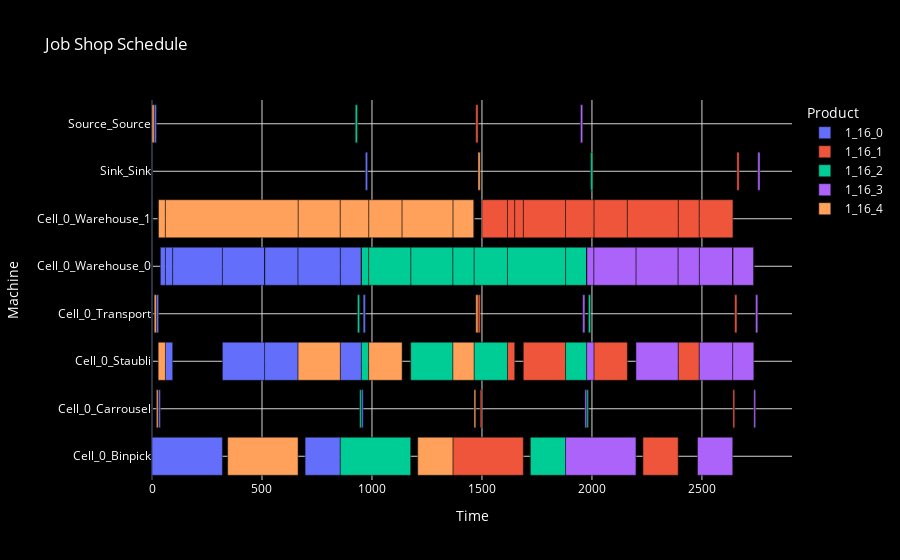

The code cell stored with this chart in its notebook:
### Markdown cell above
### The operations that a cell can perform are as follows:

- **Transport**: Transfers products from the Source (entry point) to the cell's carousel, or from the carousel to the Sink (exit point).
- **Carousel**: Moves the product from the cell’s transport system to its internal warehouse.
- **Warehouse**: Acts as a storage area within the hexagon where assembly operations are carried out.
- **Staubli**: A robotic arm responsible for assembly tasks such as attaching a motor cover or vacuum gripper.
- **Binpick**: Picks required components from a bin, which are essential for specific Staubli operations.

### Code cell
jobs = model_ilp.get_jobs()
info = model_ilp.get_info()
start, duration = model_ilp.get_dv()
to_show =  []
dict_job_start = {}

for index in range(len(start)):
    dict_job_start[index] = start[index].value()

for job,job_info in jobs.items():
    subject = info[job_info['__id__']][0]
    start_job = start[subject].value()
    end_job = start[subject].value() + duration[subject].value()
    resource = info[job_info['__id__']][1]
    product = info[job_info['__id__']][2]
    job_name = info[job_info['__id__']][4]
    to_show.append(dict(Task = f'Task {subject}', Start= start_job,End = end_job, Resource = resource, Product = product, Name=job_name))

# Convert the tasks to a DataFrame for easier manipulation
df = pd.DataFrame(to_show)

# Calculate the duration of each task
df['Duration'] = df['End'] - df['Start']

# Use px.bar to create the Gantt chart with item-based colors
fig = px.bar(df, x='Duration', y='Resource', color='Product', orientation='h',
             hover_data=['Start', 'End', 'Task','Name'], base='Start', title="Job Shop Schedule")

# Update the layout to set the background to black and adjust text/grid colors for visibility
fig.update_layout(
    plot_bgcolor='black',  # Set background color of the plot to black
    paper_bgcolor='black',  # Set the overall figure background to black
    xaxis=dict(showgrid=True, gridcolor='lightgray', title="Time", color='white'),  # Set grid lines and label color to light for visibility
    yaxis=dict(showgrid=True, gridcolor='lightgray', title="Machine", color='white', categoryorder='category ascending'),  # Set grid and label color
    font=dict(color='white'),  # Set general font color to white for readability
    title_font=dict(color='white')  # Ensure the title font is also visible
)

fig.show()

### Figure 1 — Plotly figure (JSON) as saved in the notebook; plotly's stock layout.template omitted (floating-point values rounded to 4 significant figures)
{"data": [{"alignmentgroup": "True", "base": [10, 20, 30, 61, 0, 320, 512, 696, 856, 952, 960, 970, 61, 38, 320, 94, 512, 512, 856, 664, 952], "customdata": [[20, "Task 0", "1_16_0_0"], [30, "Task 1", "1_16_0_1"], [38, "Task 2", "1_16_0_2"], [94, "Task 3", "1_16_0_3"], [320, "Task 4", "1_16_0_4"], [512, "Task 5", "1_16_0_5"], [664, "Task 6", "1_16_0_6"], [856, "Task 7", "1_16_0_7"], [952, "Task 8", "1_16_0_8"], [960, "Task 9", "1_16_0_9"], [970, "Task 10", "1_16_0_10"], [980, "Task 11", "1_16_0_11"], [94, "Task 12", "warehouse_for_1_16_0_3"], [61, "Task 13", "filler_between_1_16_0_2_and_warehouse_for_1_16_0_3"], [512, "Task 14", "warehouse_for_1_16_0_5"], [320, "Task 15", "filler_between_warehouse_for_1_16_0_3_and_warehouse_for_1_16_0_5"], [664, "Task 16", "warehouse_for_1_16_0_6"], [512, "Task 17", "filler_between_warehouse_for_1_16_0_5_and_warehouse_for_1_16_0_6"], [952, "Task 18", "warehouse_for_1_16_0_8"], [856, "Task 19", "filler_between_warehouse_for_1_16_0_6_and_warehouse_for_1_16_0_8"], [952, "Task 20", "filler_between_warehouse_for_1_16_0_8_and_1_16_0_9"]], "hovertemplate": "Product=1_16_0<br>Start=%{base}<br>Duration=%{x}<br>Resource=%{y}<br>End=%{customdata[0]}<br>Task=%{customdata[1]}<br>Name=%{customdata[2]}<extra></extra>", "legendgroup": "1_16_0", "marker": {"color": "#636efa", "pattern": {"shape": ""}}, "name": "1_16_0", "offsetgroup": "1_16_0", "orientation": "h", "showlegend": true, "textposition": "auto", "x": [10, 10, 8, 33, 320, 192, 152, 160, 96, 8, 10, 10, 33, 23, 192, 226, 152, 0, 96, 192, 0], "xaxis": "x", "y": ["Source_Source", "Cell_0_Transport", "Cell_0_Carrousel", "Cell_0_Staubli", "Cell_0_Binpick", "Cell_0_Staubli", "Cell_0_Staubli", "Cell_0_Binpick", "Cell_0_Staubli", "Cell_0_Carrousel", "Cell_0_Transport", "Sink_Sink", "Cell_0_Warehouse_0", "Cell_0_Warehouse_0", "Cell_0_Warehouse_0", "Cell_0_Warehouse_0", "Cell_0_Warehouse_0", "Cell_0_Warehouse_0", "Cell_0_Warehouse_0", "Cell_0_Warehouse_0", "Cell_0_Warehouse_0"], "yaxis": "y", "type": "bar"}, {"alignmentgroup": "True", "base": [1472, 1482, 1492, 1616, 1368, 1688, 2009, 2232, 2392, 2641, 2649, 2659, 1616, 1500, 1688, 1649, 2009, 1880, 2392, 2161, 2488], "customdata": [[1482, "Task 21", "1_16_1_0"], [1492, "Task 22", "1_16_1_1"], [1500, "Task 23", "1_16_1_2"], [1649, "Task 24", "1_16_1_3"], [1688, "Task 25", "1_16_1_4"], [1880, "Task 26", "1_16_1_5"], [2161, "Task 27", "1_16_1_6"], [2392, "Task 28", "1_16_1_7"], [2488, "Task 29", "1_16_1_8"], [2649, "Task 30", "1_16_1_9"], [2659, "Task 31", "1_16_1_10"], [2669, "Task 32", "1_16_1_11"], [1649, "Task 33", "warehouse_for_1_16_1_3"], [1616, "Task 34", "filler_between_1_16_1_2_and_warehouse_for_1_16_1_3"], [1880, "Task 35", "warehouse_for_1_16_1_5"], [1688, "Task 36", "filler_between_warehouse_for_1_16_1_3_and_warehouse_for_1_16_1_5"], [2161, "Task 37", "warehouse_for_1_16_1_6"], [2009, "Task 38", "filler_between_warehouse_for_1_16_1_5_and_warehouse_for_1_16_1_6"], [2488, "Task 39", "warehouse_for_1_16_1_8"], [2392, "Task 40", "filler_between_warehouse_for_1_16_1_6_and_warehouse_for_1_16_1_8"], [2641, "Task 41", "filler_between_warehouse_for_1_16_1_8_and_1_16_1_9"]], "hovertemplate": "Product=1_16_1<br>Start=%{base}<br>Duration=%{x}<br>Resource=%{y}<br>End=%{customdata[0]}<br>Task=%{customdata[1]}<br>Name=%{customdata[2]}<extra></extra>", "legendgroup": "1_16_1", "marker": {"color": "#EF553B", "pattern": {"shape": ""}}, "name": "1_16_1", "offsetgroup": "1_16_1", "orientation": "h", "showlegend": true, "textposition": "auto", "x": [10, 10, 8, 33, 320, 192, 152, 160, 96, 8, 10, 10, 33, 116, 192, 39, 152, 129, 96, 231, 153], "xaxis": "x", "y": ["Source_Source", "Cell_0_Transport", "Cell_0_Carrousel", "Cell_0_Staubli", "Cell_0_Binpick", "Cell_0_Staubli", "Cell_0_Staubli", "Cell_0_Binpick", "Cell_0_Staubli", "Cell_0_Carrousel", "Cell_0_Transport", "Sink_Sink", "Cell_0_Warehouse_1", "Cell_0_Warehouse_1", "Cell_0_Warehouse_1", "Cell_0_Warehouse_1", "Cell_0_Warehouse_1", "Cell_0_Warehouse_1", "Cell_0_Warehouse_1", "Cell_0_Warehouse_1", "Cell_0_Warehouse_1"], "yaxis": "y", "type": "bar"}, {"alignmentgroup": "True", "base": [924, 934, 944, 952, 856, 1176, 1464, 1720, 1880, 1976, 1984, 1994, 952, 952, 1176, 985, 1464, 1368, 1880, 1616, 1976], "customdata": [[934, "Task 42", "1_16_2_0"], [944, "Task 43", "1_16_2_1"], [952, "Task 44", "1_16_2_2"], [985, "Task 45", "1_16_2_3"], [1176, "Task 46", "1_16_2_4"], [1368, "Task 47", "1_16_2_5"], [1616, "Task 48", "1_16_2_6"], [1880, "Task 49", "1_16_2_7"], [1976, "Task 50", "1_16_2_8"], [1984, "Task 51", "1_16_2_9"], [1994, "Task 52", "1_16_2_10"], [2004, "Task 53", "1_16_2_11"], [985, "Task 54", "warehouse_for_1_16_2_3"], [952, "Task 55", "filler_between_1_16_2_2_and_warehouse_for_1_16_2_3"], [1368, "Task 56", "warehouse_for_1_16_2_5"], [1176, "Task 57", "filler_between_warehouse_for_1_16_2_3_and_warehouse_for_1_16_2_5"], [1616, "Task 58", "warehouse_for_1_16_2_6"], [1464, "Task 59", "filler_between_warehouse_for_1_16_2_5_and_warehouse_for_1_16_2_6"], [1976, "Task 60", "warehouse_for_1_16_2_8"], [1880, "Task 61", "filler_between_warehouse_for_1_16_2_6_and_warehouse_for_1_16_2_8"], [1976, "Task 62", "filler_between_warehouse_for_1_16_2_8_and_1_16_2_9"]], "hovertemplate": "Product=1_16_2<br>Start=%{base}<br>Duration=%{x}<br>Resource=%{y}<br>End=%{customdata[0]}<br>Task=%{customdata[1]}<br>Name=%{customdata[2]}<extra></extra>", "legendgroup": "1_16_2", "marker": {"color": "#00cc96", "pattern": {"shape": ""}}, "name": "1_16_2", "offsetgroup": "1_16_2", "orientation": "h", "showlegend": true, "textposition": "auto", "x": [10, 10, 8, 33, 320, 192, 152, 160, 96, 8, 10, 10, 33, 0, 192, 191, 152, 96, 96, 264, 0], "xaxis": "x", "y": ["Source_Source", "Cell_0_Transport", "Cell_0_Carrousel", "Cell_0_Staubli", "Cell_0_Binpick", "Cell_0_Staubli", "Cell_0_Staubli", "Cell_0_Binpick", "Cell_0_Staubli", "Cell_0_Carrousel", "Cell_0_Transport", "Sink_Sink", "Cell_0_Warehouse_0", "Cell_0_Warehouse_0", "Cell_0_Warehouse_0", "Cell_0_Warehouse_0", "Cell_0_Warehouse_0", "Cell_0_Warehouse_0", "Cell_0_Warehouse_0", "Cell_0_Warehouse_0", "Cell_0_Warehouse_0"], "yaxis": "y", "type": "bar"}, {"alignmentgroup": "True", "base": [1948, 1958, 1968, 1976, 1880, 2200, 2488, 2480, 2640, 2736, 2744, 2754, 1976, 1976, 2200, 2009, 2488, 2392, 2640, 2640, 2736], "customdata": [[1958, "Task 63", "1_16_3_0"], [1968, "Task 64", "1_16_3_1"], [1976, "Task 65", "1_16_3_2"], [2009, "Task 66", "1_16_3_3"], [2200, "Task 67", "1_16_3_4"], [2392, "Task 68", "1_16_3_5"], [2640, "Task 69", "1_16_3_6"], [2640, "Task 70", "1_16_3_7"], [2736, "Task 71", "1_16_3_8"], [2744, "Task 72", "1_16_3_9"], [2754, "Task 73", "1_16_3_10"], [2764, "Task 74", "1_16_3_11"], [2009, "Task 75", "warehouse_for_1_16_3_3"], [1976, "Task 76", "filler_between_1_16_3_2_and_warehouse_for_1_16_3_3"], [2392, "Task 77", "warehouse_for_1_16_3_5"], [2200, "Task 78", "filler_between_warehouse_for_1_16_3_3_and_warehouse_for_1_16_3_5"], [2640, "Task 79", "warehouse_for_1_16_3_6"], [2488, "Task 80", "filler_between_warehouse_for_1_16_3_5_and_warehouse_for_1_16_3_6"], [2736, "Task 81", "warehouse_for_1_16_3_8"], [2640, "Task 82", "filler_between_warehouse_for_1_16_3_6_and_warehouse_for_1_16_3_8"], [2736, "Task 83", "filler_between_warehouse_for_1_16_3_8_and_1_16_3_9"]], "hovertemplate": "Product=1_16_3<br>Start=%{base}<br>Duration=%{x}<br>Resource=%{y}<br>End=%{customdata[0]}<br>Task=%{customdata[1]}<br>Name=%{customdata[2]}<extra></extra>", "legendgroup": "1_16_3", "marker": {"color": "#ab63fa", "pattern": {"shape": ""}}, "name": "1_16_3", "offsetgroup": "1_16_3", "orientation": "h", "showlegend": true, "textposition": "auto", "x": [10, 10, 8, 33, 320, 192, 152, 160, 96, 8, 10, 10, 33, 0, 192, 191, 152, 96, 96, 0, 0], "xaxis": "x", "y": ["Source_Source", "Cell_0_Transport", "Cell_0_Carrousel", "Cell_0_Staubli", "Cell_0_Binpick", "Cell_0_Staubli", "Cell_0_Staubli", "Cell_0_Binpick", "Cell_0_Staubli", "Cell_0_Carrousel", "Cell_0_Transport", "Sink_Sink", "Cell_0_Warehouse_0", "Cell_0_Warehouse_0", "Cell_0_Warehouse_0", "Cell_0_Warehouse_0", "Cell_0_Warehouse_0", "Cell_0_Warehouse_0", "Cell_0_Warehouse_0", "Cell_0_Warehouse_0", "Cell_0_Warehouse_0"], "yaxis": "y", "type": "bar"}, {"alignmentgroup": "True", "base": [0, 10, 20, 28, 344, 664, 985, 1208, 1368, 1464, 1472, 1482, 28, 28, 664, 61, 985, 856, 1368, 1137, 1464], "customdata": [[10, "Task 84", "1_16_4_0"], [20, "Task 85", "1_16_4_1"], [28, "Task 86", "1_16_4_2"], [61, "Task 87", "1_16_4_3"], [664, "Task 88", "1_16_4_4"], [856, "Task 89", "1_16_4_5"], [1137, "Task 90", "1_16_4_6"], [1368, "Task 91", "1_16_4_7"], [1464, "Task 92", "1_16_4_8"], [1472, "Task 93", "1_16_4_9"], [1482, "Task 94", "1_16_4_10"], [1492, "Task 95", "1_16_4_11"], [61, "Task 96", "warehouse_for_1_16_4_3"], [28, "Task 97", "filler_between_1_16_4_2_and_warehouse_for_1_16_4_3"], [856, "Task 98", "warehouse_for_1_16_4_5"], [664, "Task 99", "filler_between_warehouse_for_1_16_4_3_and_warehouse_for_1_16_4_5"], [1137, "Task 100", "warehouse_for_1_16_4_6"], [985, "Task 101", "filler_between_warehouse_for_1_16_4_5_and_warehouse_for_1_16_4_6"], [1464, "Task 102", "warehouse_for_1_16_4_8"], [1368, "Task 103", "filler_between_warehouse_for_1_16_4_6_and_warehouse_for_1_16_4_8"], [1464, "Task 104", "filler_between_warehouse_for_1_16_4_8_and_1_16_4_9"]], "hovertemplate": "Product=1_16_4<br>Start=%{base}<br>Duration=%{x}<br>Resource=%{y}<br>End=%{customdata[0]}<br>Task=%{customdata[1]}<br>Name=%{customdata[2]}<extra></extra>", "legendgroup": "1_16_4", "marker": {"color": "#FFA15A", "pattern": {"shape": ""}}, "name": "1_16_4", "offsetgroup": "1_16_4", "orientation": "h", "showlegend": true, "textposition": "auto", "x": [10, 10, 8, 33, 320, 192, 152, 160, 96, 8, 10, 10, 33, 0, 192, 603, 152, 129, 96, 231, 0], "xaxis": "x", "y": ["Source_Source", "Cell_0_Transport", "Cell_0_Carrousel", "Cell_0_Staubli", "Cell_0_Binpick", "Cell_0_Staubli", "Cell_0_Staubli", "Cell_0_Binpick", "Cell_0_Staubli", "Cell_0_Carrousel", "Cell_0_Transport", "Sink_Sink", "Cell_0_Warehouse_1", "Cell_0_Warehouse_1", "Cell_0_Warehouse_1", "Cell_0_Warehouse_1", "Cell_0_Warehouse_1", "Cell_0_Warehouse_1", "Cell_0_Warehouse_1", "Cell_0_Warehouse_1", "Cell_0_Warehouse_1"], "yaxis": "y", "type": "bar"}], "layout": {"xaxis": {"anchor": "y", "domain": [0.0, 1.0], "title": {"text": "Time"}, "showgrid": true, "gridcolor": "lightgray", "color": "white"}, "yaxis": {"anchor": "x", "domain": [0.0, 1.0], "title": {"text": "Machine"}, "showgrid": true, "gridcolor": "lightgray", "color": "white", "categoryorder": "category ascending"}, "legend": {"title": {"text": "Product"}, "tracegroupgap": 0}, "title": {"text": "Job Shop Schedule", "font": {"color": "white"}}, "barmode": "relative", "font": {"color": "white"}, "plot_bgcolor": "black", "paper_bgcolor": "black"}}
